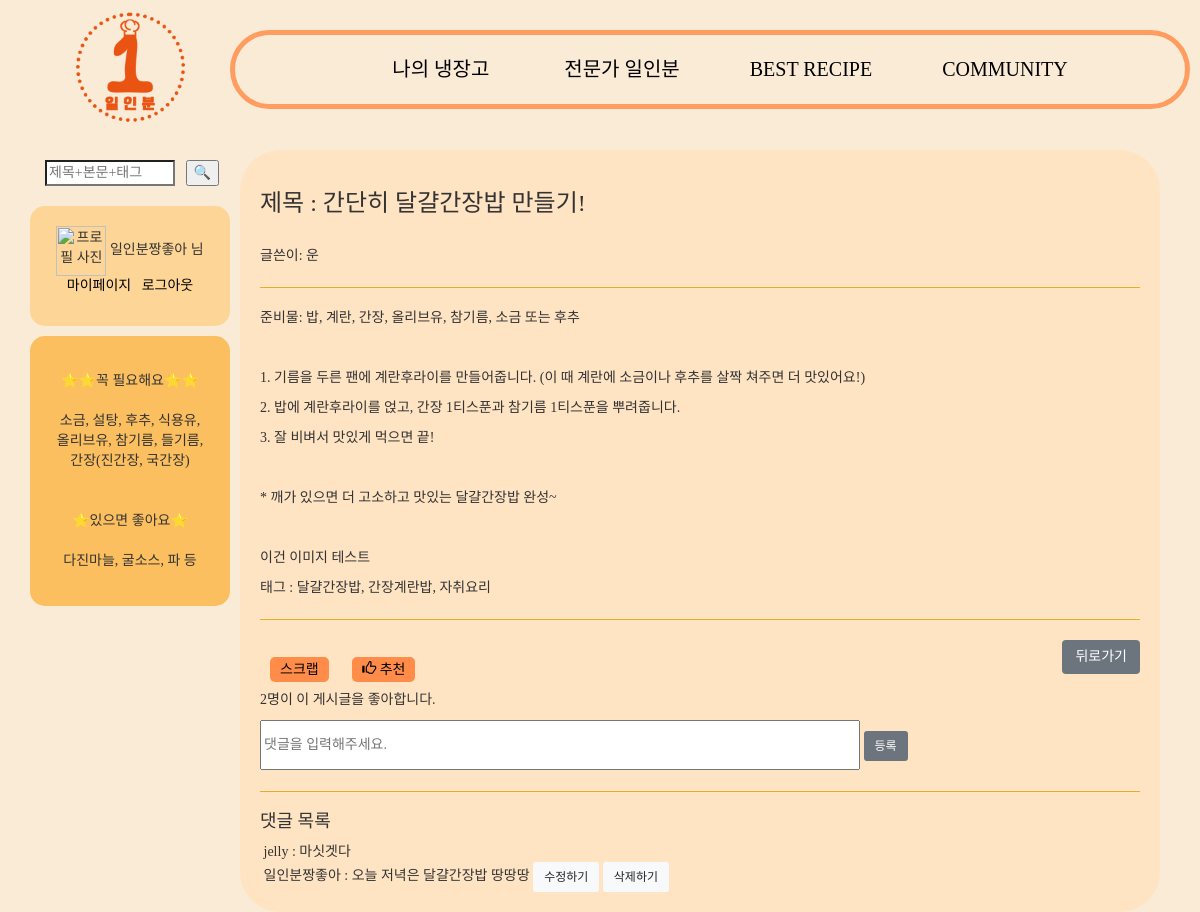
Page /community/postshow/19 (signed in) on the committed database.
### accounts/models.py (models this page shows, shortened)
class CustomerUser(AbstractUser):
    POSITION = (
        ('일반', '일반'),
        ('사업자', '사업자'),
    )
    position = models.CharField(verbose_name='등급', max_length=1000, choices=POSITION)
    upload = CloudinaryField('uploads',blank=True,null=True)
    profile = CloudinaryField('images/',default='default_susbwu.JPG',blank=True,null=False)
    nickname = models.CharField(max_length=100)
    email = models.EmailField()

### community/models.py (models this page shows, shortened)
class Post(models.Model):
    category_select = (
        ('일상공유','일상공유'),
        ('레시피공유', '레시피공유'),
    )
    writer = models.ForeignKey(CustomerUser, related_name="community", on_delete=models.CASCADE, verbose_name="작성자", null=True)
    title = models.CharField(max_length=100)
    content = models.TextField()
    category = models.CharField(max_length=30, choices=category_select, default='일상공유', null=True)
    pub_date = models.DateTimeField(auto_now_add=True, verbose_name="글작성일", null=True)
    like = models.ManyToManyField(CustomerUser, related_name='likes', blank=True)
    slug = models.SlugField('Slug', unique=False, allow_unicode=True, help_text='dashed words for title alias', null=True)
    tag = TagField()
    top_fixed = models.BooleanField(verbose_name='상단고정', default=False)

### commentcrud/models.py (models this page shows, shortened)
class Comment(models.Model):
    writer = models.ForeignKey(CustomerUser, related_name="comment", on_delete=models.CASCADE, verbose_name="댓글작성자", null=True)
    post = models.ForeignKey(Post, on_delete=models.CASCADE)
    content = models.CharField(max_length=100)
    created_at = models.DateTimeField(auto_now_add=True)
    updated_at = models.DateTimeField(auto_now=True)

### community/views.py (the view)
# urls.py: path('postshow/<int:post_id>', views.postshow, name='postshow'),
def postshow(request, post_id):
    post = get_object_or_404(Post, pk=post_id)
    scrap = Scrap_commu.objects.filter(user=request.user,post=post)
    return render(request, 'postshow.html', {'post': post,'scrap':scrap})

### community/templates/postshow.html (shortened to what this page needs)
{% extends 'list.html' %}
{% load static %}
{% block content %}
<html>
<head>
</head>
<body>
    <div id="cookResult" class="col-md-12">
            <h3>제목 : {{ post.title }}</h3>
            <br/>
            <p>글쓴이: <span id="user_name">{{ post.writer.nickname }}</span></p>
            <hr>
            <p>{{ post.content | safe }}</p>
            <p>태그 : {{ post.tag }}</p>
            <hr>
            <a href="{% url 'list' %}"><button type="button" class="btn btn-secondary float-right">뒤로가기</button></a>
            <br/>
            {% if user.is_authenticated %}
            {% if request.user != post.writer %}
            {% if scrap %}
                    <a href="{% url 'communityscrap' post.id %}" class="scrapped">스크랩 취소</a>
                {% else %}
                    <a href="{% url 'communityscrap' post.id %}" class="scrap">스크랩</a>
            {% endif %}
            {% endif %}
            {% endif %}
                {% if request.user != post.writer %}
                <a href="#" data-uri="{% url 'likes' post.id  %}" class="recommend"><span class="glyphicon glyphicon-thumbs-up"></span> 추천</a>
                {% endif %}
                <p style="margin-top: 10px;">{{ post.like.all.count }}명이 이 게시글을 좋아합니다.</p>
                <form method='POST' action="{% url 'commentcreate' post.id %}">
                    <input type="text" placeholder="댓글을 입력해주세요." style="width:600px;height:50px" name="content"></input>
                    <button type="submit" class="btn btn-secondary btn-sm">등록</button>
                </form>
        <hr/>
            <h4>댓글 목록</h4>
            {% if post.comment_set.all.count == 0 %}
                <p>아직 댓글이 없어요! :(</p>
            {% else %}
                {% for comment in post.comment_set.all %}
                    <img src="/media/{{comment.writer.profile}}" alt=""/> {{comment.writer.nickname}} : {{comment.content}}
                    {% if comment.writer == user %}
                        <a id="something" href="{% url 'commentupdate' post.id comment.id %}"><button type="button" class="btn btn-light btn-sm">수정하기</button></a>
                        <a id="something" href="{% url 'commentdelete' post.id comment.id %}" onclick="return confirm('정말 삭제하시겠습니까?')"><button type="button" class="btn btn-light btn-sm">삭제하기</button></a>
                    {% endif %}
                    <br/>
                {% endfor %}
            {% endif %}
    </div>
</body>
</html>
{% endblock %}

### oneportion/templates/base.html (shortened to what this page needs)
{% load bootstrap4 %}
{% bootstrap_css %}
{% load static %}
<head>
<link rel="stylesheet" href="https://maxcdn.bootstrapcdn.com/bootstrap/3.3.2/css/bootstrap.min.css">
<link rel="stylesheet" href="https://maxcdn.bootstrapcdn.com/bootstrap/3.3.2/css/bootstrap-theme.min.css">
</head>
<body style="background-color: antiquewhite;">
<div class="container">
  <div class="row">
      <div class="col-md-2 logo">
        <a href="{% url 'main' %}"><img src = "{% static 'logoplus.png' %}" width = "110px" alt="로고"></a>
      </div>
      <div id="bar" class="col-md-10">
        <nav>
          <ul>
            <li class="nav-item">
                <a class="nav-link" href="{% url 'myfridge' %}">나의 냉장고 &nbsp;&nbsp;&nbsp;&nbsp;&nbsp;&nbsp;&nbsp;&nbsp;&nbsp;&nbsp;</a>
              </li>
            <li class="nav-item">
              <a class="nav-link" href="{% url 'expert_list' %}">전문가 일인분&nbsp;&nbsp;&nbsp;&nbsp;&nbsp;&nbsp;&nbsp;&nbsp;&nbsp;&nbsp;</a>
            </li>
            <li class="nav-item">
              <a class="nav-link" href="{% url 'likelist' %}">BEST RECIPE&nbsp;&nbsp;&nbsp;&nbsp;&nbsp;&nbsp;&nbsp;&nbsp;&nbsp;&nbsp;</a>
            </li>
            <li class="nav-item">
                <a class="nav-link" href="{% url 'list' %}">COMMUNITY</a>
            </li>
          </ul>
      </nav>
      </div>
      <div id="search" class="col-md-2">
        <div>
        <form action = "{% url 'result' %}" method = "get">
          <input id="searchtext" type = "search" placeholder="제목+본문+태그" style="font-family:'굴림';" name = "query">&nbsp;&nbsp;&nbsp;
          <input id = "searchbutton" type = "submit" name="" value="🔍">
        </form>
      </div>
      <div id="my">
        {% if user.is_authenticated %}
          <img width="50px" height="50px" alt="프로필 사진" src = "{{ user.profile.url }}">
          {{ user.nickname }} 님<br>
            <a href="{% url 'mypage' %}">마이페이지</a>&nbsp;&nbsp;
            <a href="{% url 'logout' %}">로그아웃</a>
        {% else %}
            <br>
          <a href="{% url 'login' %}">로그인</a>&nbsp;&nbsp;
          <a href="{% url 'signup' %}">회원가입</a>
        {% endif %}
      </div>
      <div id="usual" >
      ⭐⭐꼭 필요해요⭐⭐ <br><br>
      소금, 설탕, 후추, 식용유,<br>올리브유, 참기름, 들기름,<br>간장(진간장, 국간장)<br><br><br>
      ⭐있으면 좋아요⭐<br><br>
      다진마늘, 굴소스, 파 등
      </div>
</div>
<div class="container col-md-10 page0">
  {% block content %}
  {% endblock %}
</div>
</body>

### oneportion/templates/base.html (style rules this page uses)
body { font-family: 'Noto Sans KR'; width: 100%; }
a:link { color: black; text-decoration: none; }
#bar { border:solid; border-color:rgb(258, 157, 97); border-radius:50px; border-width:5px; position:absolute; top:10px; left: 230px; display: flex; align-items: center; flex-direction: row; justify-content: center; margin-top:20px; margin-bottom: 20px; width: 80%; min-width: 78%; max-width: 80%; }
#bar ul { margin: 0; display:flex; flex-flow:row nowrap; justify-content:space-evenly; padding-left:40px; padding-top:15px; padding-bottom: 15px; font-size: 15pt; }
#bar li { list-style-type: none; }
#my { text-align:center; background-color:rgb(253, 213, 150); border-radius:15px; width:200px; height:120px; margin-top: 20px; margin-left:-15px; padding-top:20px; }
#usual { text-align:center; background-color:rgb(251, 191, 95); border-radius:15px; width:200px; height:270px; display: flex; align-items: center; flex-direction: row; justify-content: center; margin-top: 10px; margin-left:-15px; }
#search { position:absolute; top:160px; left:30px; }
#searchbutton { position: absolute; }
#searchtext { width:130px; }
.logo { position: absolute; left: 60; }
.page0 { position: relative; top: 150px; left: 100px; min-width: 80%; }

### community/templates/postshow.html (style rules this page uses)
hr { background-color: orange; height:1px; }
#cookResult { background-color:bisque; border-radius: 20px; background-color:bisque; border-radius: 40px; width : 1000px; padding:20px; }
.scrap { background-color: rgb(255, 140, 73); padding:5 10; margin: 5 10; border-radius: 5px; }
.recommend { background-color: rgb(255, 140, 73); padding:5 10; margin: 5 10; border-radius: 5px; }

### rows in the picture
CustomerUser: nickname "일인분짱좋아"
Post: title "간단히 달걀간장밥 만들기!", writer.nickname "운", content "준비물: 밥, 계란, 간장, 올리브유, 참기름, 소금 또는 후추 1. 기름을 두른 팬에 계란후라이를 만들어줍니다. (이 때 계란에 소금이나 후추를 살짝 쳐주면 더 맛있어요!) 2. 밥에 계란후라이를 얹고, 간장 1티스푼과 참기름 1티스푼을 뿌려줍니다. 3. 잘 비벼서 맛있게 먹으면 끝! * 깨가 있으면 더 고소하고 맛있는 달걀간장밥 완성~ 이건 이미지 테스트", tag "달걀간장밥, 간장계란밥, 자취요리", like.all.count "2"
Comment: writer.nickname "jelly", content "마싯겟다"
Comment: writer.nickname "일인분짱좋아", content "오늘 저녁은 달걀간장밥 땅땅땅", shows "수정하기"
